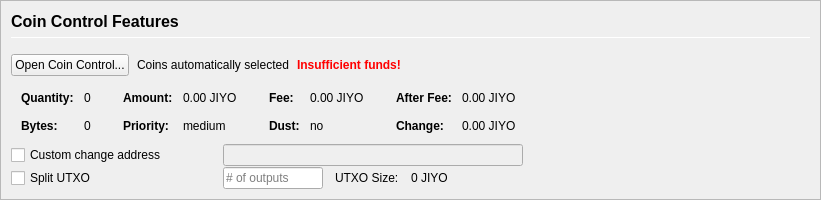
         <widget class="QFrame" name="frameCoinControl">
          <property name="sizePolicy">
           <sizepolicy hsizetype="Expanding" vsizetype="Expanding">
            <horstretch>0</horstretch>
            <verstretch>0</verstretch>
           </sizepolicy>
          </property>
          <property name="maximumSize">
           <size>
            <width>16777215</width>
            <height>16777215</height>
           </size>
          </property>
          <property name="frameShape">
           <enum>QFrame::StyledPanel</enum>
          </property>
          <property name="frameShadow">
           <enum>QFrame::Sunken</enum>
          </property>
          <layout class="QVBoxLayout" name="verticalLayoutCoinControl2">
           <property name="spacing">
            <number>0</number>
           </property>
           <property name="leftMargin">
            <number>0</number>
           </property>
           <property name="topMargin">
            <number>0</number>
           </property>
           <property name="rightMargin">
            <number>0</number>
           </property>
           <property name="bottomMargin">
            <number>0</number>
           </property>
           <item>
            <widget class="QFrame" name="frameCoinControl_BG">
             <layout class="QVBoxLayout" name="verticalLayoutCoinControl" stretch="0,0,0,0,0,0">
              <property name="spacing">
               <number>1</number>
              </property>
              <property name="leftMargin">
               <number>10</number>
              </property>
              <property name="topMargin">
               <number>10</number>
              </property>
              <item>
               <layout class="QHBoxLayout" name="horizontalLayoutCoinControl1">
                <property name="bottomMargin">
                 <number>15</number>
                </property>
                <item>
                 <layout class="QVBoxLayout" name="verticalLayout_3">
                  <property name="spacing">
                   <number>6</number>
                  </property>
                  <item>
                   <widget class="QLabel" name="labelCoinControlFeatures">
                    <property name="sizePolicy">
                     <sizepolicy hsizetype="Preferred" vsizetype="Maximum">
                      <horstretch>0</horstretch>
                      <verstretch>0</verstretch>
                     </sizepolicy>
                    </property>
                    <property name="minimumSize">
                     <size>
                      <width>0</width>
                      <height>20</height>
                     </size>
                    </property>
                    <property name="font">
                     <font>
                      <pointsize>12</pointsize>
                      <weight>75</weight>
                      <bold>true</bold>
                     </font>
                    </property>
                    <property name="styleSheet">
                     <string notr="true">font-weight:bold;</string>
                    </property>
                    <property name="text">
                     <string>Coin Control Features</string>
                    </property>
                   </widget>
                  </item>
                  <item>
                   <widget class="Line" name="line">
                    <property name="minimumSize">
                     <size>
                      <width>0</width>
                      <height>1</height>
                     </size>
                    </property>
                    <property name="maximumSize">
                     <size>
                      <width>16777215</width>
                      <height>1</height>
                     </size>
                    </property>
                    <property name="orientation">
                     <enum>Qt::Horizontal</enum>
                    </property>
                   </widget>
                  </item>
                 </layout>
                </item>
               </layout>
              </item>
              <item>
               <layout class="QHBoxLayout" name="horizontalLayoutCoinControl2" stretch="0,0,0,0">
                <property name="spacing">
                 <number>8</number>
                </property>
                <property name="bottomMargin">
                 <number>10</number>
                </property>
                <item>
                 <widget class="QPushButton" name="pushButtonCoinControl">
                  <property name="styleSheet">
                   <string notr="true"/>
                  </property>
                  <property name="text">
                   <string>Open Coin Control...</string>
                  </property>
                  <property name="autoDefault">
                   <bool>false</bool>
                  </property>
                 </widget>
                </item>
                <item>
                 <widget class="QLabel" name="labelCoinControlAutomaticallySelected">
                  <property name="text">
                   <string>Coins automatically selected</string>
                  </property>
                  <property name="margin">
                   <number>5</number>
                  </property>
                 </widget>
                </item>
                <item>
                 <widget class="QLabel" name="labelCoinControlInsuffFunds">
                  <property name="font">
                   <font>
                    <weight>75</weight>
                    <bold>true</bold>
                   </font>
                  </property>
                  <property name="styleSheet">
                   <string notr="true">color:red;font-weight:bold;</string>
                  </property>
                  <property name="text">
                   <string>Insufficient funds!</string>
                  </property>
                  <property name="margin">
                   <number>5</number>
                  </property>
                 </widget>
                </item>
                <item>
                 <spacer name="horizontalSpacerCoinControl">
                  <property name="orientation">
                   <enum>Qt::Horizontal</enum>
                  </property>
                  <property name="sizeHint" stdset="0">
                   <size>
                    <width>40</width>
                    <height>1</height>
                   </size>
                  </property>
                 </spacer>
                </item>
               </layout>
              </item>
              <item>
               <widget class="QWidget" name="widgetCoinControl" native="true">
                <property name="sizePolicy">
                 <sizepolicy hsizetype="Preferred" vsizetype="Preferred">
                  <horstretch>0</horstretch>
                  <verstretch>0</verstretch>
                 </sizepolicy>
                </property>
                <property name="minimumSize">
                 <size>
                  <width>0</width>
                  <height>0</height>
                 </size>
                </property>
                <property name="styleSheet">
                 <string notr="true"/>
                </property>
                <layout class="QHBoxLayout" name="horizontalLayoutCoinControl5">
                 <property name="leftMargin">
                  <number>0</number>
                 </property>
                 <property name="topMargin">
                  <number>0</number>
                 </property>
                 <property name="rightMargin">
                  <number>0</number>
                 </property>
                 <property name="bottomMargin">
                  <number>0</number>
                 </property>
                 <item>
                  <layout class="QHBoxLayout" name="horizontalLayoutCoinControl3" stretch="0,0,0,1">
                   <property name="spacing">
                    <number>20</number>
                   </property>
                   <property name="topMargin">
                    <number>0</number>
                   </property>
                   <property name="bottomMargin">
                    <number>10</number>
                   </property>
                   <item>
                    <layout class="QFormLayout" name="formLayoutCoinControl1">
                     <property name="horizontalSpacing">
                      <number>10</number>
                     </property>
                     <property name="verticalSpacing">
                      <number>14</number>
                     </property>
                     <property name="leftMargin">
                      <number>10</number>
                     </property>
                     <property name="topMargin">
                      <number>4</number>
                     </property>
                     <property name="rightMargin">
                      <number>6</number>
                     </property>
                     <item row="0" column="0">
                      <widget class="QLabel" name="labelCoinControlQuantityText">
                       <property name="font">
                        <font>
                         <weight>75</weight>
                         <bold>true</bold>
                        </font>
                       </property>
                       <property name="text">
                        <string>Quantity:</string>
                       </property>
                       <property name="margin">
                        <number>0</number>
                       </property>
                      </widget>
                     </item>
                     <item row="0" column="1">
                      <widget class="QLabel" name="labelCoinControlQuantity">
                       <property name="cursor">
                        <cursorShape>IBeamCursor</cursorShape>
                       </property>
                       <property name="contextMenuPolicy">
                        <enum>Qt::ActionsContextMenu</enum>
                       </property>
                       <property name="text">
                        <string notr="true">0</string>
                       </property>
                       <property name="margin">
                        <number>0</number>
                       </property>
                       <property name="textInteractionFlags">
                        <set>Qt::LinksAccessibleByMouse|Qt::TextSelectableByKeyboard|Qt::TextSelectableByMouse</set>
                       </property>
                      </widget>
                     </item>
                     <item row="1" column="0">
                      <widget class="QLabel" name="labelCoinControlBytesText">
                       <property name="font">
                        <font>
                         <weight>75</weight>
                         <bold>true</bold>
                        </font>
                       </property>
                       <property name="text">
                        <string>Bytes:</string>
                       </property>
                      </widget>
                     </item>
                     <item row="1" column="1">
                      <widget class="QLabel" name="labelCoinControlBytes">
                       <property name="cursor">
                        <cursorShape>IBeamCursor</cursorShape>
                       </property>
                       <property name="contextMenuPolicy">
                        <enum>Qt::ActionsContextMenu</enum>
                       </property>
                       <property name="text">
                        <string notr="true">0</string>
                       </property>
                       <property name="textInteractionFlags">
                        <set>Qt::LinksAccessibleByMouse|Qt::TextSelectableByKeyboard|Qt::TextSelectableByMouse</set>
                       </property>
                      </widget>
                     </item>
                    </layout>
                   </item>
                   <item>
                    <layout class="QFormLayout" name="formLayoutCoinControl2">
                     <property name="horizontalSpacing">
                      <number>10</number>
                     </property>
                     <property name="verticalSpacing">
                      <number>14</number>
                     </property>
                     <property name="leftMargin">
                      <number>6</number>
                     </property>
                     <property name="topMargin">
                      <number>4</number>
                     </property>
                     <property name="rightMargin">
                      <number>6</number>
                     </property>
                     <item row="0" column="0">
                      <widget class="QLabel" name="labelCoinControlAmountText">
                       <property name="font">
                        <font>
                         <weight>75</weight>
                         <bold>true</bold>
                        </font>
                       </property>
                       <property name="text">
                        <string>Amount:</string>
                       </property>
                       <property name="margin">
                        <number>0</number>
                       </property>
                      </widget>
                     </item>
                     <item row="0" column="1">
                      <widget class="QLabel" name="labelCoinControlAmount">
                       <property name="cursor">
                        <cursorShape>IBeamCursor</cursorShape>
                       </property>
                       <property name="contextMenuPolicy">
                        <enum>Qt::ActionsContextMenu</enum>
                       </property>
                       <property name="text">
                        <string notr="true">0.00 JIYO</string>
                       </property>
                       <property name="textInteractionFlags">
                        <set>Qt::LinksAccessibleByMouse|Qt::TextSelectableByKeyboard|Qt::TextSelectableByMouse</set>
                       </property>
                      </widget>
                     </item>
                     <item row="1" column="0">
                      <widget class="QLabel" name="labelCoinControlPriorityText">
                       <property name="font">
                        <font>
                         <weight>75</weight>
                         <bold>true</bold>
                        </font>
                       </property>
                       <property name="text">
                        <string>Priority:</string>
                       </property>
                      </widget>
                     </item>
                     <item row="1" column="1">
                      <widget class="QLabel" name="labelCoinControlPriority">
                       <property name="cursor">
                        <cursorShape>IBeamCursor</cursorShape>
                       </property>
                       <property name="contextMenuPolicy">
                        <enum>Qt::ActionsContextMenu</enum>
                       </property>
                       <property name="text">
                        <string>medium</string>
                       </property>
                       <property name="textInteractionFlags">
                        <set>Qt::LinksAccessibleByMouse|Qt::TextSelectableByKeyboard|Qt::TextSelectableByMouse</set>
                       </property>
                      </widget>
                     </item>
                    </layout>
                   </item>
                   <item>
                    <layout class="QFormLayout" name="formLayoutCoinControl3">
                     <property name="horizontalSpacing">
                      <number>10</number>
                     </property>
                     <property name="verticalSpacing">
                      <number>14</number>
                     </property>
                     <property name="leftMargin">
                      <number>6</number>
                     </property>
                     <property name="topMargin">
                      <number>4</number>
                     </property>
                     <property name="rightMargin">
                      <number>6</number>
                     </property>
                     <item row="0" column="0">
                      <widget class="QLabel" name="labelCoinControlFeeText">
                       <property name="font">
                        <font>
                         <weight>75</weight>
                         <bold>true</bold>
                        </font>
                       </property>
                       <property name="text">
                        <string>Fee:</string>
                       </property>
                       <property name="margin">
                        <number>0</number>
                       </property>
                      </widget>
                     </item>
                     <item row="0" column="1">
                      <widget class="QLabel" name="labelCoinControlFee">
                       <property name="cursor">
                        <cursorShape>IBeamCursor</cursorShape>
                       </property>
                       <property name="contextMenuPolicy">
                        <enum>Qt::ActionsContextMenu</enum>
                       </property>
                       <property name="text">
                        <string notr="true">0.00 JIYO</string>
                       </property>
                       <property name="textInteractionFlags">
                        <set>Qt::LinksAccessibleByMouse|Qt::TextSelectableByKeyboard|Qt::TextSelectableByMouse</set>
                       </property>
                      </widget>
                     </item>
                     <item row="1" column="0">
                      <widget class="QLabel" name="labelCoinControlLowOutputText">
                       <property name="font">
                        <font>
                         <weight>75</weight>
                         <bold>true</bold>
                        </font>
                       </property>
                       <property name="text">
                        <string>Dust:</string>
                       </property>
                      </widget>
                     </item>
                     <item row="1" column="1">
                      <widget class="QLabel" name="labelCoinControlLowOutput">
                       <property name="cursor">
                        <cursorShape>IBeamCursor</cursorShape>
                       </property>
                       <property name="contextMenuPolicy">
                        <enum>Qt::ActionsContextMenu</enum>
                       </property>
                       <property name="text">
                        <string>no</string>
                       </property>
                       <property name="textInteractionFlags">
                        <set>Qt::LinksAccessibleByMouse|Qt::TextSelectableByKeyboard|Qt::TextSelectableByMouse</set>
                       </property>
                      </widget>
                     </item>
                    </layout>
                   </item>
                   <item>
                    <layout class="QFormLayout" name="formLayoutCoinControl4">
                     <property name="horizontalSpacing">
                      <number>10</number>
                     </property>
                     <property name="verticalSpacing">
                      <number>14</number>
                     </property>
                     <property name="leftMargin">
                      <number>6</number>
                     </property>
                     <property name="topMargin">
                      <number>4</number>
                     </property>
                     <property name="rightMargin">
                      <number>6</number>
                     </property>
                     <item row="0" column="0">
                      <widget class="QLabel" name="labelCoinControlAfterFeeText">
                       <property name="font">
                        <font>
                         <weight>75</weight>
                         <bold>true</bold>
                        </font>
                       </property>
                       <property name="text">
                        <string>After Fee:</string>
                       </property>
                       <property name="margin">
                        <number>0</number>
                       </property>
                      </widget>
                     </item>
                     <item row="0" column="1">
                      <widget class="QLabel" name="labelCoinControlAfterFee">
                       <property name="cursor">
                        <cursorShape>IBeamCursor</cursorShape>
                       </property>
                       <property name="contextMenuPolicy">
                        <enum>Qt::ActionsContextMenu</enum>
                       </property>
                       <property name="text">
                        <string notr="true">0.00 JIYO</string>
                       </property>
                       <property name="textInteractionFlags">
                        <set>Qt::LinksAccessibleByMouse|Qt::TextSelectableByKeyboard|Qt::TextSelectableByMouse</set>
                       </property>
                      </widget>
                     </item>
                     <item row="1" column="0">
                      <widget class="QLabel" name="labelCoinControlChangeText">
                       <property name="font">
                        <font>
                         <weight>75</weight>
                         <bold>true</bold>
                        </font>
                       </property>
                       <property name="text">
                        <string>Change:</string>
                       </property>
                      </widget>
                     </item>
                     <item row="1" column="1">
                      <widget class="QLabel" name="labelCoinControlChange">
                       <property name="cursor">
                        <cursorShape>IBeamCursor</cursorShape>
                       </property>
                       <property name="contextMenuPolicy">
                        <enum>Qt::ActionsContextMenu</enum>
                       </property>
                       <property name="text">
                        <string notr="true">0.00 JIYO</string>
                       </property>
                       <property name="textInteractionFlags">
                        <set>Qt::LinksAccessibleByMouse|Qt::TextSelectableByKeyboard|Qt::TextSelectableByMouse</set>
                       </property>
                      </widget>
                     </item>
                    </layout>
                   </item>
                  </layout>
                 </item>
                </layout>
               </widget>
              </item>
              <item>
               <layout class="QHBoxLayout" name="horizontalLayoutCoinControl4">
                <property name="spacing">
                 <number>12</number>
                </property>
                <property name="sizeConstraint">
                 <enum>QLayout::SetDefaultConstraint</enum>
                </property>
                <property name="topMargin">
                 <number>0</number>
                </property>
                <property name="rightMargin">
                 <number>0</number>
                </property>
                <item>
                 <widget class="QCheckBox" name="checkBoxCoinControlChange">
                  <property name="sizePolicy">
                   <sizepolicy hsizetype="Preferred" vsizetype="Preferred">
                    <horstretch>0</horstretch>
                    <verstretch>0</verstretch>
                   </sizepolicy>
                  </property>
                  <property name="minimumSize">
                   <size>
                    <width>200</width>
                    <height>0</height>
                   </size>
                  </property>
                  <property name="maximumSize">
                   <size>
                    <width>200</width>
                    <height>16777215</height>
                   </size>
                  </property>
                  <property name="toolTip">
                   <string>If this is activated, but the change address is empty or invalid, change will be sent to a newly generated address.</string>
                  </property>
                  <property name="text">
                   <string>Custom change address</string>
                  </property>
                 </widget>
                </item>
                <item>
                 <widget class="QValidatedLineEdit" name="lineEditCoinControlChange">
                  <property name="enabled">
                   <bool>false</bool>
                  </property>
                  <property name="sizePolicy">
                   <sizepolicy hsizetype="Preferred" vsizetype="Preferred">
                    <horstretch>0</horstretch>
                    <verstretch>0</verstretch>
                   </sizepolicy>
                  </property>
                  <property name="minimumSize">
                   <size>
                    <width>300</width>
                    <height>0</height>
                   </size>
                  </property>
                 </widget>
                </item>
                <item>
                 <widget class="QLabel" name="labelCoinControlChangeLabel">
                  <property name="sizePolicy">
                   <sizepolicy hsizetype="Preferred" vsizetype="Preferred">
                    <horstretch>0</horstretch>
                    <verstretch>0</verstretch>
                   </sizepolicy>
                  </property>
                  <property name="minimumSize">
                   <size>
                    <width>100</width>
                    <height>0</height>
                   </size>
                  </property>
                  <property name="text">
                   <string/>
                  </property>
                  <property name="margin">
                   <number>3</number>
                  </property>
                 </widget>
                </item>
               </layout>
              </item>
              <item>
               <layout class="QHBoxLayout" name="horizontalLayoutCoinControl6">
                <property name="spacing">
                 <number>12</number>
                </property>
                <property name="rightMargin">
                 <number>0</number>
                </property>
                <item>
                 <widget class="QCheckBox" name="splitBlockCheckBox">
                  <property name="sizePolicy">
                   <sizepolicy hsizetype="Preferred" vsizetype="Preferred">
                    <horstretch>0</horstretch>
                    <verstretch>0</verstretch>
                   </sizepolicy>
                  </property>
                  <property name="minimumSize">
                   <size>
                    <width>200</width>
                    <height>0</height>
                   </size>
                  </property>
                  <property name="maximumSize">
                   <size>
                    <width>200</width>
                    <height>16777215</height>
                   </size>
                  </property>
                  <property name="text">
                   <string>Split UTXO</string>
                  </property>
                 </widget>
                </item>
                <item>
                 <widget class="QLineEdit" name="splitBlockLineEdit">
                  <property name="sizePolicy">
                   <sizepolicy hsizetype="Preferred" vsizetype="Preferred">
                    <horstretch>50</horstretch>
                    <verstretch>0</verstretch>
                   </sizepolicy>
                  </property>
                  <property name="minimumSize">
                   <size>
                    <width>100</width>
                    <height>0</height>
                   </size>
                  </property>
                  <property name="maximumSize">
                   <size>
                    <width>100</width>
                    <height>16777215</height>
                   </size>
                  </property>
                  <property name="placeholderText">
                   <string># of outputs</string>
                  </property>
                 </widget>
                </item>
                <item>
                 <widget class="QLabel" name="labelBlockSizeText">
                  <property name="text">
                   <string>UTXO Size:</string>
                  </property>
                 </widget>
                </item>
                <item>
                 <widget class="QLabel" name="labelBlockSize">
                  <property name="text">
                   <string>0 JIYO</string>
                  </property>
                 </widget>
                </item>
                <item>
                 <spacer name="horizontalSpacer_7">
                  <property name="orientation">
                   <enum>Qt::Horizontal</enum>
                  </property>
                  <property name="sizeHint" stdset="0">
                   <size>
                    <width>40</width>
                    <height>20</height>
                   </size>
                  </property>
                 </spacer>
                </item>
               </layout>
              </item>
              <item>
               <spacer name="verticalSpacerCoinControl">
                <property name="orientation">
                 <enum>Qt::Vertical</enum>
                </property>
                <property name="sizeHint" stdset="0">
                 <size>
                  <width>800</width>
                  <height>1</height>
                 </size>
                </property>
               </spacer>
              </item>
             </layout>
            </widget>
           </item>
          </layout>
         </widget>
